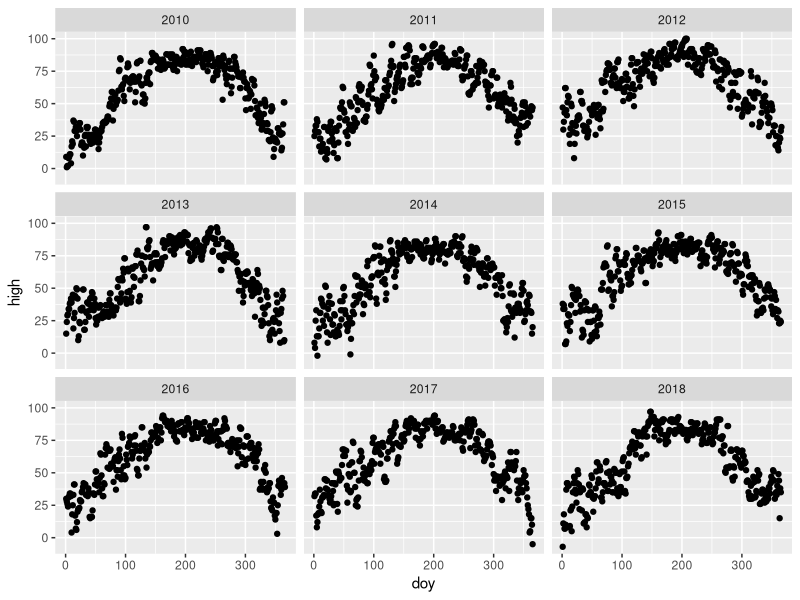

Write the R code that produced this figure.
## Load libraries
library(ggplot2)

## Preliminary
## getwd()
## setwd("~")
## How to clean up objects
rm(list=ls())
## Temp in F
x1 <- 40
x2 <- 50
x3 <- 70
x4 <- 80
## Convert to Celsius
x1.C <- (x1 - 32) * 5/9
x2.C <- (x2 - 32) * 5/9
x3.C <- (x3 - 32) * 5/9
x4.C <- (x4 - 32) * 5/9

print(c(x1.C,x2.C,x3.C,x4.C))

## Control Flow
## if statement
x <- 50

units <- "F"

if(units == "F"){
  x <- (x - 32) * 5/9
}else{
  print("what should I do?")
}

sum_x <- 0
for(i in 1:10){
  sum_x <- sum_x + i
  cat("the current loop element is",i,"\n")
  cat("the current cumulative sum is",sum_x,"\n")
}

x <- 100

F <- c(1,1)
n <- length(F)

while(F[n] <= 100){
  cat("n = ",n," F[n] =",F[n],"\n")
  n <- n + 1
  F[n] <- F[n - 1] + F[n-2]
}

add2values <- function(x,y){
  
  result <- x + y
  
  return(result)
}

## Working on problem set 2
## What do I need?
## I promise I will write pseudo-code, but I can't wait to read in my data
## Where is the datafile?
## Is it in my current directory? YES!
ames.temp <- read.table("IA0200.txt")
## Yikes! That didn't work! It is separated by commas.
ames.temp <- read.table("IA0200.txt", sep = ",")
## How do I get R to read the column names?!
ames.temp <- read.table("IA0200.txt", sep = ",", header = TRUE)
## Success! I was able to read in the data.
## What do we have here?
## Temperature in F and C
## Some pretty graphs
ames.temp$date <- as.Date(ames.temp$day)
ames.temp$year <- format(ames.temp$date,"%Y")
head(ames.temp)

ggplot(data = ames.temp, aes(x = doy, y = high)) + 
  geom_point() + 
  facet_wrap(~ year)